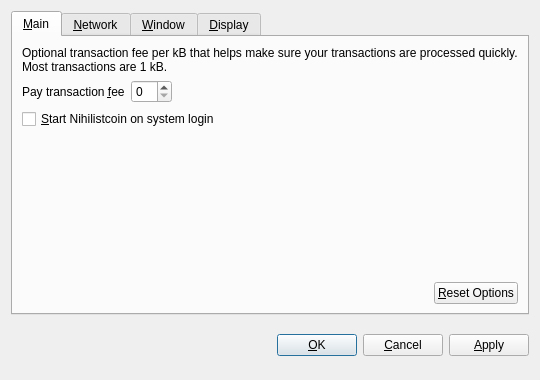
<?xml version="1.0" encoding="UTF-8"?>
<ui version="4.0">
 <class>OptionsDialog</class>
 <widget class="QDialog" name="OptionsDialog">
  <property name="geometry">
   <rect>
    <x>0</x>
    <y>0</y>
    <width>540</width>
    <height>380</height>
   </rect>
  </property>
  <property name="windowTitle">
   <string>Options</string>
  </property>
  <property name="modal">
   <bool>true</bool>
  </property>
  <layout class="QVBoxLayout" name="verticalLayout">
   <item>
    <widget class="QTabWidget" name="tabWidget">
     <property name="tabPosition">
      <enum>QTabWidget::North</enum>
     </property>
     <property name="currentIndex">
      <number>0</number>
     </property>
     <widget class="QWidget" name="tabMain">
      <attribute name="title">
       <string>&amp;Main</string>
      </attribute>
      <layout class="QVBoxLayout" name="verticalLayout_Main">
       <item>
        <widget class="QLabel" name="transactionFeeInfoLabel">
         <property name="text">
          <string>Optional transaction fee per kB that helps make sure your transactions are processed quickly. Most transactions are 1 kB.</string>
         </property>
         <property name="textFormat">
          <enum>Qt::PlainText</enum>
         </property>
         <property name="wordWrap">
          <bool>true</bool>
         </property>
        </widget>
       </item>
       <item>
        <layout class="QHBoxLayout" name="horizontalLayout_1_Main">
         <item>
          <widget class="QLabel" name="transactionFeeLabel">
           <property name="text">
            <string>Pay transaction &amp;fee</string>
           </property>
           <property name="textFormat">
            <enum>Qt::PlainText</enum>
           </property>
           <property name="buddy">
            <cstring>transactionFee</cstring>
           </property>
          </widget>
         </item>
         <item>
          <widget class="BitcoinAmountField" name="transactionFee"/>
         </item>
         <item>
          <spacer name="horizontalSpacer_1_Main">
           <property name="orientation">
            <enum>Qt::Horizontal</enum>
           </property>
           <property name="sizeHint" stdset="0">
            <size>
             <width>40</width>
             <height>20</height>
            </size>
           </property>
          </spacer>
         </item>
        </layout>
       </item>
       <item>
        <widget class="QCheckBox" name="bitcoinAtStartup">
         <property name="toolTip">
          <string>Automatically start Nihilistcoin after logging in to the system.</string>
         </property>
         <property name="text">
          <string>&amp;Start Nihilistcoin on system login</string>
         </property>
        </widget>
       </item>
       <item>
        <spacer name="verticalSpacer_Main">
         <property name="orientation">
          <enum>Qt::Vertical</enum>
         </property>
         <property name="sizeHint" stdset="0">
          <size>
           <width>20</width>
           <height>40</height>
          </size>
         </property>
        </spacer>
       </item>
       <item>
        <layout class="QHBoxLayout" name="horizontalLayout_2_Main">
         <item>
          <spacer name="horizontalSpacer_2_Main">
           <property name="orientation">
            <enum>Qt::Horizontal</enum>
           </property>
           <property name="sizeHint" stdset="0">
            <size>
             <width>40</width>
             <height>20</height>
            </size>
           </property>
          </spacer>
         </item>
         <item>
          <widget class="QPushButton" name="resetButton">
           <property name="toolTip">
            <string>Reset all client options to default.</string>
           </property>
           <property name="text">
            <string>&amp;Reset Options</string>
           </property>
           <property name="autoDefault">
            <bool>false</bool>
           </property>
          </widget>
         </item>
        </layout>
       </item>
      </layout>
     </widget>
     <widget class="QWidget" name="tabNetwork">
      <attribute name="title">
       <string>&amp;Network</string>
      </attribute>
      <layout class="QVBoxLayout" name="verticalLayout_Network">
       <item>
        <widget class="QCheckBox" name="mapPortUpnp">
         <property name="toolTip">
          <string>Automatically open the Nihilistcoin client port on the router. This only works when your router supports UPnP and it is enabled.</string>
         </property>
         <property name="text">
          <string>Map port using &amp;UPnP</string>
         </property>
        </widget>
       </item>
       <item>
        <widget class="QCheckBox" name="connectSocks">
         <property name="toolTip">
          <string>Connect to the Nihilistcoin network through a SOCKS proxy (e.g. when connecting through Tor).</string>
         </property>
         <property name="text">
          <string>&amp;Connect through SOCKS proxy:</string>
         </property>
        </widget>
       </item>
       <item>
        <layout class="QHBoxLayout" name="horizontalLayout_Network">
         <item>
          <widget class="QLabel" name="proxyIpLabel">
           <property name="text">
            <string>Proxy &amp;IP:</string>
           </property>
           <property name="textFormat">
            <enum>Qt::PlainText</enum>
           </property>
           <property name="buddy">
            <cstring>proxyIp</cstring>
           </property>
          </widget>
         </item>
         <item>
          <widget class="QValidatedLineEdit" name="proxyIp">
           <property name="maximumSize">
            <size>
             <width>140</width>
             <height>16777215</height>
            </size>
           </property>
           <property name="toolTip">
            <string>IP address of the proxy (e.g. 127.0.0.1)</string>
           </property>
          </widget>
         </item>
         <item>
          <widget class="QLabel" name="proxyPortLabel">
           <property name="text">
            <string>&amp;Port:</string>
           </property>
           <property name="textFormat">
            <enum>Qt::PlainText</enum>
           </property>
           <property name="buddy">
            <cstring>proxyPort</cstring>
           </property>
          </widget>
         </item>
         <item>
          <widget class="QLineEdit" name="proxyPort">
           <property name="maximumSize">
            <size>
             <width>55</width>
             <height>16777215</height>
            </size>
           </property>
           <property name="toolTip">
            <string>Port of the proxy (e.g. 9050)</string>
           </property>
          </widget>
         </item>
         <item>
          <widget class="QLabel" name="socksVersionLabel">
           <property name="text">
            <string>SOCKS &amp;Version:</string>
           </property>
           <property name="textFormat">
            <enum>Qt::PlainText</enum>
           </property>
           <property name="buddy">
            <cstring>socksVersion</cstring>
           </property>
          </widget>
         </item>
         <item>
          <widget class="QValueComboBox" name="socksVersion">
           <property name="toolTip">
            <string>SOCKS version of the proxy (e.g. 5)</string>
           </property>
          </widget>
         </item>
         <item>
          <spacer name="horizontalSpacer_Network">
           <property name="orientation">
            <enum>Qt::Horizontal</enum>
           </property>
           <property name="sizeHint" stdset="0">
            <size>
             <width>40</width>
             <height>20</height>
            </size>
           </property>
          </spacer>
         </item>
        </layout>
       </item>
       <item>
        <spacer name="verticalSpacer_Network">
         <property name="orientation">
          <enum>Qt::Vertical</enum>
         </property>
         <property name="sizeHint" stdset="0">
          <size>
           <width>20</width>
           <height>40</height>
          </size>
         </property>
        </spacer>
       </item>
      </layout>
     </widget>
     <widget class="QWidget" name="tabWindow">
      <attribute name="title">
       <string>&amp;Window</string>
      </attribute>
      <layout class="QVBoxLayout" name="verticalLayout_Window">
       <item>
        <widget class="QCheckBox" name="minimizeToTray">
         <property name="toolTip">
          <string>Show only a tray icon after minimizing the window.</string>
         </property>
         <property name="text">
          <string>&amp;Minimize to the tray instead of the taskbar</string>
         </property>
        </widget>
       </item>
       <item>
        <widget class="QCheckBox" name="minimizeOnClose">
         <property name="toolTip">
          <string>Minimize instead of exit the application when the window is closed. When this option is enabled, the application will be closed only after selecting Quit in the menu.</string>
         </property>
         <property name="text">
          <string>M&amp;inimize on close</string>
         </property>
        </widget>
       </item>
       <item>
        <spacer name="verticalSpacer_Window">
         <property name="orientation">
          <enum>Qt::Vertical</enum>
         </property>
         <property name="sizeHint" stdset="0">
          <size>
           <width>20</width>
           <height>40</height>
          </size>
         </property>
        </spacer>
       </item>
      </layout>
     </widget>
     <widget class="QWidget" name="tabDisplay">
      <attribute name="title">
       <string>&amp;Display</string>
      </attribute>
      <layout class="QVBoxLayout" name="verticalLayout_Display">
       <item>
        <layout class="QHBoxLayout" name="horizontalLayout_1_Display">
         <item>
          <widget class="QLabel" name="langLabel">
           <property name="text">
            <string>User Interface &amp;language:</string>
           </property>
           <property name="textFormat">
            <enum>Qt::PlainText</enum>
           </property>
           <property name="buddy">
            <cstring>lang</cstring>
           </property>
          </widget>
         </item>
         <item>
          <widget class="QValueComboBox" name="lang">
           <property name="toolTip">
            <string>The user interface language can be set here. This setting will take effect after restarting Nihilistcoin.</string>
           </property>
          </widget>
         </item>
        </layout>
       </item>
       <item>
        <layout class="QHBoxLayout" name="horizontalLayout_2_Display">
         <item>
          <widget class="QLabel" name="unitLabel">
           <property name="text">
            <string>&amp;Unit to show amounts in:</string>
           </property>
           <property name="textFormat">
            <enum>Qt::PlainText</enum>
           </property>
           <property name="buddy">
            <cstring>unit</cstring>
           </property>
          </widget>
         </item>
         <item>
          <widget class="QValueComboBox" name="unit">
           <property name="toolTip">
            <string>Choose the default subdivision unit to show in the interface and when sending coins.</string>
           </property>
          </widget>
         </item>
        </layout>
       </item>
       <item>
        <widget class="QCheckBox" name="displayAddresses">
         <property name="toolTip">
          <string>Whether to show Nihilistcoin addresses in the transaction list or not.</string>
         </property>
         <property name="text">
          <string>&amp;Display addresses in transaction list</string>
         </property>
        </widget>
       </item>
       <item>
        <widget class="QCheckBox" name="coinControlFeatures">
         <property name="toolTip">
          <string>Whether to show coin control features or not.</string>
         </property>
         <property name="text">
          <string>Display coin &amp;control features (experts only!)</string>
         </property>
        </widget>
       </item>
       <item>
        <spacer name="verticalSpacer_Display">
         <property name="orientation">
          <enum>Qt::Vertical</enum>
         </property>
         <property name="sizeHint" stdset="0">
          <size>
           <width>20</width>
           <height>40</height>
          </size>
         </property>
        </spacer>
       </item>
      </layout>
     </widget>
    </widget>
   </item>
   <item>
    <layout class="QHBoxLayout" name="horizontalLayout_Buttons">
     <item>
      <spacer name="horizontalSpacer_1">
       <property name="orientation">
        <enum>Qt::Horizontal</enum>
       </property>
       <property name="sizeHint" stdset="0">
        <size>
         <width>40</width>
         <height>48</height>
        </size>
       </property>
      </spacer>
     </item>
     <item>
      <widget class="QLabel" name="statusLabel">
       <property name="font">
        <font>
         <weight>75</weight>
         <bold>true</bold>
        </font>
       </property>
       <property name="text">
        <string/>
       </property>
       <property name="textFormat">
        <enum>Qt::PlainText</enum>
       </property>
       <property name="wordWrap">
        <bool>true</bool>
       </property>
      </widget>
     </item>
     <item>
      <spacer name="horizontalSpacer_2">
       <property name="orientation">
        <enum>Qt::Horizontal</enum>
       </property>
       <property name="sizeHint" stdset="0">
        <size>
         <width>40</width>
         <height>48</height>
        </size>
       </property>
      </spacer>
     </item>
     <item>
      <widget class="QPushButton" name="okButton">
       <property name="text">
        <string>&amp;OK</string>
       </property>
      </widget>
     </item>
     <item>
      <widget class="QPushButton" name="cancelButton">
       <property name="text">
        <string>&amp;Cancel</string>
       </property>
       <property name="autoDefault">
        <bool>false</bool>
       </property>
      </widget>
     </item>
     <item>
      <widget class="QPushButton" name="applyButton">
       <property name="text">
        <string>&amp;Apply</string>
       </property>
       <property name="autoDefault">
        <bool>false</bool>
       </property>
      </widget>
     </item>
    </layout>
   </item>
  </layout>
 </widget>
 <customwidgets>
  <customwidget>
   <class>BitcoinAmountField</class>
   <extends>QSpinBox</extends>
   <header>bitcoinamountfield.h</header>
  </customwidget>
  <customwidget>
   <class>QValueComboBox</class>
   <extends>QComboBox</extends>
   <header>qvaluecombobox.h</header>
  </customwidget>
  <customwidget>
   <class>QValidatedLineEdit</class>
   <extends>QLineEdit</extends>
   <header>qvalidatedlineedit.h</header>
  </customwidget>
 </customwidgets>
 <resources/>
 <connections/>
</ui>
